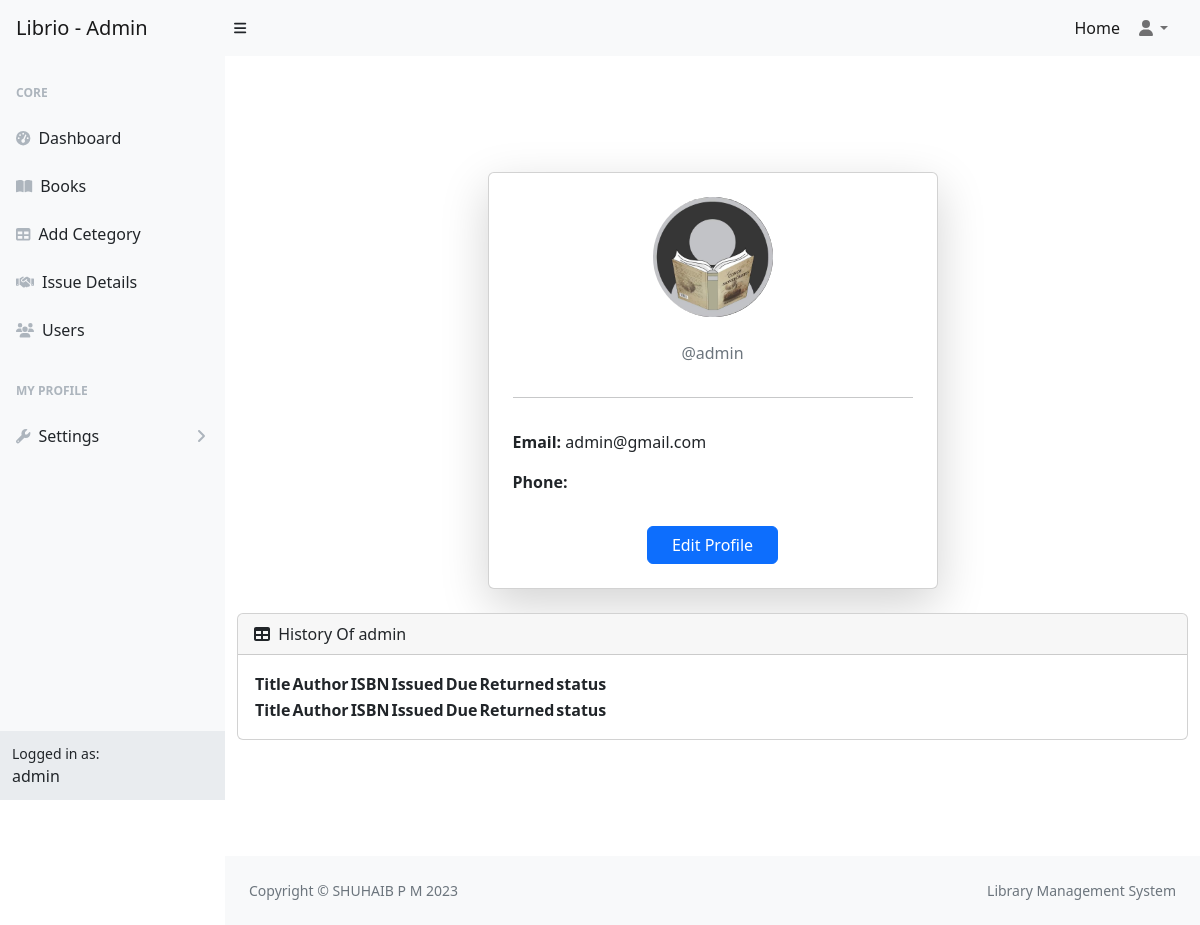
The page /profile/ (signed in) on the database as committed earlier.
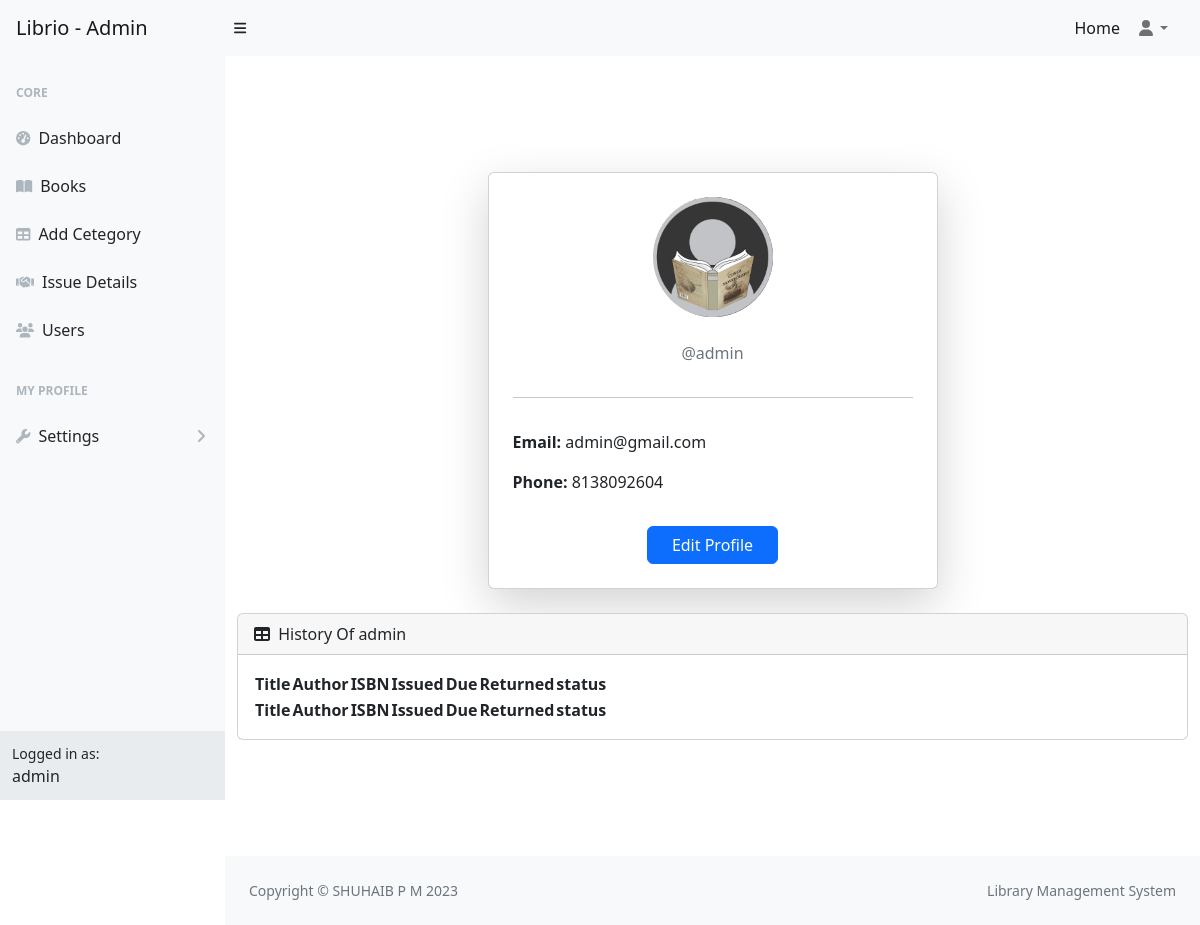
The same page on the database as committed later.
### libraryApp/models.py (models this page shows, shortened)
class User(AbstractUser):
    email=models.EmailField(unique=True)
    option = (
        ('user','user'),
        ('staff','staff')
    )
    phone=models.CharField(max_length=15)
    role=models.CharField(max_length=100,choices=option,default="user")
    profile=models.ImageField(upload_to="profile",default="profile/default.jpg",null=True,blank=True)
    otp=models.CharField(max_length=20)
    is_verified=models.BooleanField(default=False)

### libraryApp/views.py (the view)
# urls.py: path("profile/",views.ProfileView.as_view(),name="profile"),
class ProfileView(View):
    def get(self,request):
        user=request.user
        history=Issue.objects.filter(user=user)
        return render(request,"profile.html",{"user":user,"history":history})

### libraryApp/context_processor.py (called while the page is built)
def library_status(request):
    total_books = Book.objects.count()
    total_copies = Book.objects.aggregate(total=models.Sum("total_copy"))["total"] or 0
    avl_books = Book.objects.aggregate(total=models.Sum("avl_copy"))["total"] or 0
    issued_books = Issue.objects.exclude(status="returned").count()
    overdue_books=Issue.objects.filter(status="overdue").count()
    return {
        "total_books": total_books,
        "total_copies": total_copies,
        "avl_books": avl_books,
        "issued_books": issued_books,
        "overdue_books": overdue_books,
    }

### libraryApp/templates/profile.html (shortened to what this page needs)
{% extends 'dashboard.html' %}
{% block main %}
<div class="d-flex flex-column w-100 min-vh-100 align-items-center justify-content-center">
    <div class="container mt-5">
        <div class="card shadow-lg p-4" style="max-width: 450px; margin:auto;">
            <div class="text-center">
                <img src="{{ user.profile.url }}" class="rounded-circle mb-3"
                    style="width: 120px; height:120px; object-fit: cover;">
                <p class="text-muted mb-3">@{{ user.username }}</p>
            </div>
            <hr>
            <div class="mt-3">
                <p><span class="fw-bold">Email:</span> {{ user.email }}</p>
                <p><span class="fw-bold">Phone:</span> {{ user.phone }}</p>
            </div>
            <div class="text-center mt-3">
                <a href="{% url 'profileupdate' user.id%}" class="btn btn-primary px-4">
                    Edit Profile
                </a>
            </div>
        </div>
        <div id="section-table" class="card mb-5 mt-4">
            <div class="card-header">
                <i class="fas fa-table me-1"></i>
                History Of {{request.user}}
            </div>
            <div class="card-body">
                <table id="datatablesSimple" class="datatable">
                    <thead>
                        <tr>
                            <th>Title</th>
                            <th>Author</th>
                            <th>ISBN</th>
                            <th>Issued</th>
                            <th>Due</th>
                            <th>Returned</th>
                            <th>status</th>
                        </tr>
                    </thead>
                    <tfoot>
                        <tr>
                            <th>Title</th>
                            <th>Author</th>
                            <th>ISBN</th>
                            <th>Issued</th>
                            <th>Due</th>
                            <th>Returned</th>
                            <th>status</th>
                        </tr>
                    </tfoot>
                </table>
            </div>
        </div>
    </div>
</div>
{% endblock %}

### libraryApp/templates/dashboard.html (shortened to what this page needs)
{% load static %}
<!DOCTYPE html>
<html lang="en">
<head>
    <link href="https://cdn.jsdelivr.net/npm/simple-datatables@7.1.2/dist/style.min.css" rel="stylesheet" />
    <link href="{% static 'css/styles.css' %}" rel="stylesheet" />
</head>
<body class="sb-nav-fixed">
    <nav class="sb-topnav navbar navbar-expand navbar-light bg-light">
        <a class="navbar-brand ps-3" href="{% url 'dashboard' %}">Librio - Admin</a>
        <button class="btn btn-link btn-sm order-1 order-lg-0 me-4 me-lg-0" id="sidebarToggle" href="#!"><i
                class="fas fa-bars"></i></button>
        <ul class="navbar-nav ms-auto ms-md-0 me-3 me-lg-4">
            <li class="nav-item"><a class="nav-link active" aria-current="page" href="{% url 'home' %}">Home</a></li>
            <li class="nav-item dropdown">
                <a class="nav-link dropdown-toggle" id="navbarDropdown" href="#" role="button" data-bs-toggle="dropdown"
                    aria-expanded="false"><i class="fas fa-user fa-fw"></i></a>
            </li>
        </ul>
    </nav>
    <div id="layoutSidenav">
        <div id="layoutSidenav_nav">
            <nav class="sb-sidenav accordion sb-sidenav-light" id="sidenavAccordion">
                <div class="sb-sidenav-menu">
                    <div class="nav">
                        <div class="sb-sidenav-menu-heading">Core</div>
                        <a class="nav-link" href="{% url 'dashboard' %}">
                            <div class="sb-nav-link-icon"><i class="fas fa-tachometer-alt"></i></div>
                            Dashboard
                        </a>
                        <a class="nav-link" href="{% url 'book' %}">
                            <div class="sb-nav-link-icon"><i class="fas fa-book-open"></i></div>
                            Books
                        </a>
                        <a class="nav-link" href="{% url 'category' %}">
                            <div class="sb-nav-link-icon"><i class="fas fa-table"></i></div>
                            Add Cetegory
                        </a>
                        <a class="nav-link" href="{% url 'issue' %}">
                            <div class="sb-nav-link-icon"><i class="fa fa-handshake"></i></div>
                            Issue Details
                        </a>
                        <a class="nav-link" href="{% url 'user' %}">
                            <div class="sb-nav-link-icon"><i class="fas fa-users"></i></div>
                            Users
                        </a>
                        <div class="sb-sidenav-menu-heading">My Profile</div>
                        <a class="nav-link collapsed" href="#" data-bs-toggle="collapse"
                            data-bs-target="#collapseLayouts" aria-expanded="false" aria-controls="collapseLayouts">
                            <div class="sb-nav-link-icon"><i class="fas fa-wrench"></i></div>
                            Settings
                            <div class="sb-sidenav-collapse-arrow"><i class="fas fa-angle-down"></i></div>
                        </a>
                    </div>
                </div>
                <div class="sb-sidenav-footer">
                    <div class="small">Logged in as:</div>
                    {{request.user}}
                </div>
            </nav>
        </div>
        <div id="layoutSidenav_content">
            <main>
                {% block main %}{% endblock %}
            </main>
            <footer class="py-4 bg-light mt-auto">
                <div class="container-fluid px-4">
                    <div class="d-flex align-items-center justify-content-between small">
                        <div class="text-muted">Copyright &copy; SHUHAIB P M 2023</div>
                        <div class="text-muted">
                            Library Management System
                        </div>
                    </div>
                </div>
            </footer>
        </div>
    </div>
</body>
</html>

Rows that differ between the two databases and show on the page:
changed User "admin": phone (not shown) → "8138092604"
